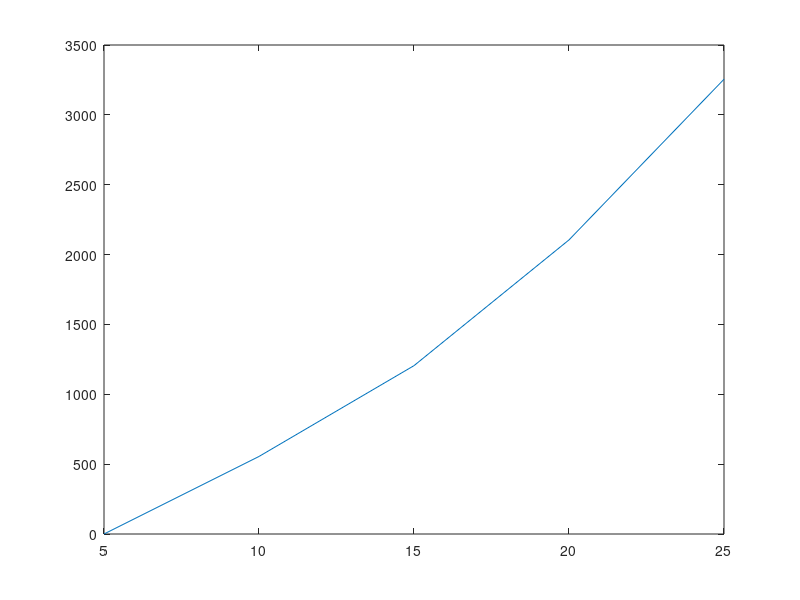

Write the MATLAB code that produced this figure.
function plot_parabola

clc

disp("Questo Script Disegna Una Retta Dall'Equazione Data")
disp("")

% Inserimento Coefficenti
a=input("Inserisci Il Coefficente Del Termine Di Secondo grado : ")
b=input("Inserisci Il Coefficente Del Termine Di Primo Grado : ")
c=input("Inserisci Il Termine Noto : ")

% Punto Iniziale
x(1)=input("Inserisci Il Valore Iniziale Della Funzione : ");

% Numero Di Punti Rappresentati
do
	punti=input("Inserisci Il Numero Di Punti Da Rappresentare : ");
until punti>0

% Passo
do
	passo=input("Inserisci Il Passo Della Funzione : ");
until passo>0

% Calcolo Punti
for s=2:punti
	x(s)=x(s-1)+passo;
	y(s)=a*x(s)*x(s)+b*x(s)+c;
end

% Grafico
plot (x,y,"-")

endfunction
